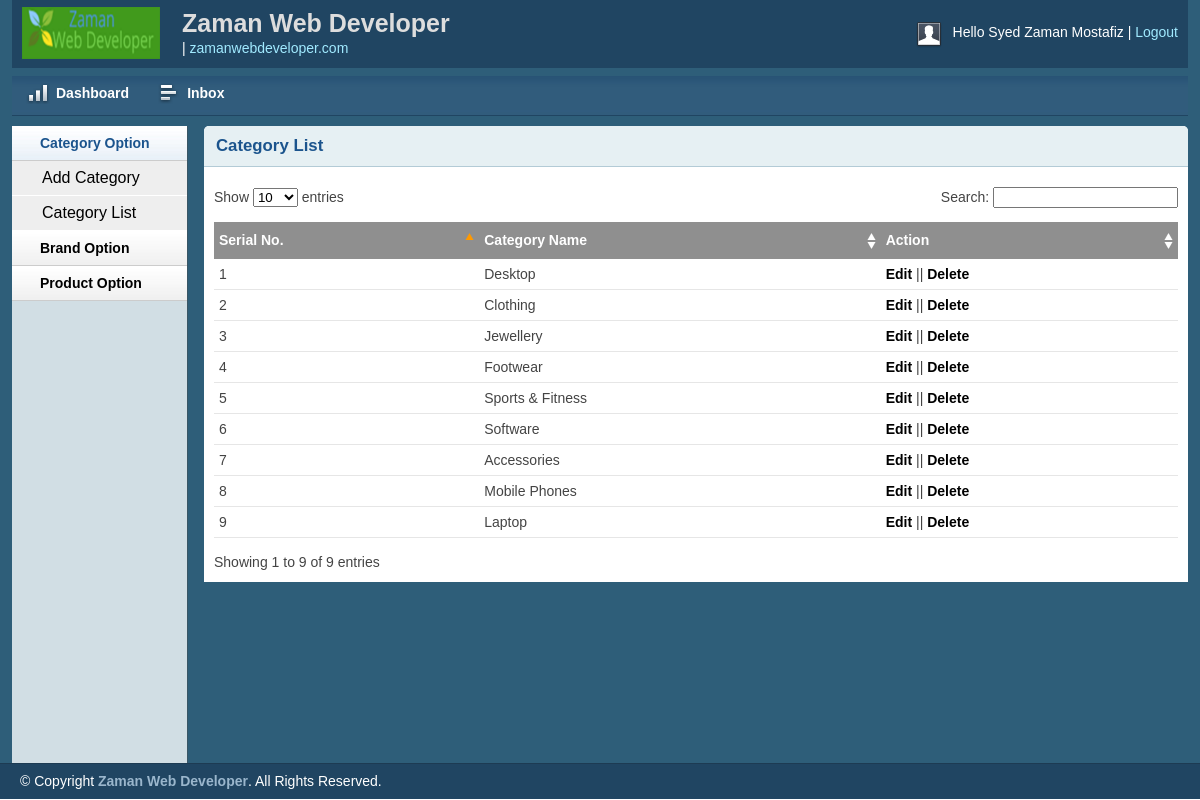
The app's page /admin/catlist.php (signed in) with its own data.
### tables this page shows
CREATE TABLE `tbl_category` (
  `catId` int(11) NOT NULL,
  `catName` varchar(255) NOT NULL
);

### lib/Database.php (called while the page is built, shortened)
<?php
Class Database{
  public $host   = DB_HOST;
  public $user   = DB_USER;
  public $pass   = DB_PASS;
  public $dbname = DB_NAME;
  public $link;
  private function connectDB()
  {
    $this->link = new mysqli($this->host, $this->user, $this->pass, $this->dbname);
  }
  public function select($query)
  {
    $result = $this->link->query($query) or die($this->link->error.__LINE__);
    if($result->num_rows > 0)
    {
      return $result;
    }
    else
    {
      return false;
    }
  }
}

### classes/Category.php (called while the page is built, shortened)
<?php
	$filepath = realpath(dirname(__FILE__));
	include_once ($filepath.'/../lib/Database.php');
?>
<?php
	 class Category
	 {
	 	private $db;
	 	public function __construct()
	 	{
	 		$this->db = new Database();
	 	}
	 	public function getAllCat()
	 	{
	 		$query = "SELECT * FROM tbl_category ORDER BY catId DESC";
	 		$result = $this->db->select($query);
	 		return $result;
	 	}
	 }
?>

### admin/catlist.php (the view, shortened to what this page needs)
<?php include 'inc/header.php';?>
<?php include 'inc/sidebar.php';?>
<?php include '../classes/Category.php';?>
<?php
	$cat = new Category();
?>
        <div class="grid_10">
            <div class="box round first grid">
                <h2>Category List</h2>
                <div class="block">
                    <table class="data display datatable" id="example">
					<thead>
						<tr>
							<th>Serial No.</th>
							<th>Category Name</th>
							<th>Action</th>
						</tr>
					</thead>
					<tbody>
						<?php
							$getCat = $cat->getAllCat();
							if ($getCat)
							{
								$i = 0;
								while ($result = $getCat->fetch_assoc())
								{
									$i++
						?>
						<tr class="odd gradeX">
							<td><?php echo $i;?></td>
							<td><?php echo $result['catName'];?></td>
							<td><a href="catedit.php?catId=<?php echo $result['catId']?>">Edit</a> || <a onclick="return confirm('Are you sure to Delete?')" href="?delcat=<?php echo $result['catId']?>">Delete</a></td>
						</tr>
						<?php 	}
							}
						?>
					</tbody>
				</table>
               </div>
            </div>
        </div>
<?php include 'inc/footer.php';?>

### admin/css/text.css (style rules this page uses)
body { font: 13px/1.5 Tahoma, Helvetica, Arial, 'Liberation Sans', FreeSans, sans-serif; }
h2 { font-size: 23px; }
p, dl, hr, h1, h2, h3, h4, h5, h6, ol, ul, pre, table, address, fieldset { margin-bottom: 20px; }

### admin/css/grid.css (style rules this page uses)
.grid_1, .grid_2, .grid_3, .grid_4, .grid_5, .grid_6, .grid_7, .grid_8, .grid_9, .grid_10, .grid_11, .grid_12, .grid_13, .grid_14, .grid_15, .grid_16 { display: inline; float: left; margin-left: 1%; margin-right: 1%; }
.container_12 .grid_10 { width: 81.333%; }

### admin/css/layout.css (style rules this page uses)
body { background: #fff none repeat scroll 0 0; color: #444; font-size: 14px; padding: 0; }
a { color: #000; font-weight:bold; text-decoration: none; }
h1, h2, h3, h4, h5, h6 { line-height:1.2em; margin-bottom:.3em; }
h2 { margin-top:1em; }
.box { background:#fff; margin-bottom:20px; padding:10px 10px 10px 10px; margin-left:-8px; }
.box.grid { padding-bottom:40px; }
.box.round { -moz-border-radius: 5px 5px 0px 0px; -webkit-border-radius: 5px 5px 0px 0px; border-radius: 5px 5px 0px 0px; }
.box h2 { font-size:1.2em; font-weight:bold; color:#1B548D; background:#E6F0F3; margin:-10px -10px 0 -10px; padding:10px 12px; border-bottom:1px solid #B3CBD6; -moz-border-radius: 5px 5px 0px 0px; -webkit-border-radius: 5px 5px 0px 0px; border-radius: 5px 5px 0px 0px; }
.box.first { min-height: 406px; }
.block { padding-top:20px; }
.block { padding-bottom:1px; }
table.display { margin: 0 auto; clear: both; width: 100%; }
.sorting_asc { background: #8f8f8f url(../img/table/sort_asc.png) no-repeat center right; padding:8px 5px; text-align:left; color:#fff; }
.sorting { background:#8f8f8f url(../img/table/sort_both.png) no-repeat center right; padding:8px 5px; text-align:left; color:#fff; }
tr.odd { height: 30px; line-height: 30px; border-bottom:1px solid #e6e6e6; }
tr.even { height: 30px; line-height: 30px; border-bottom:1px solid #e6e6e6; }
tr.odd td, tr.even td { padding-left:5px; }

### records on screen
tbl_category: catName "Desktop"
tbl_category: catName "Clothing"
tbl_category: catName "Jewellery"
tbl_category: catName "Footwear"
tbl_category: catName "Sports & Fitness"
tbl_category: catName "Software"
tbl_category: catName "Accessories"
tbl_category: catName "Mobile Phones"
tbl_category: catName "Laptop"

### other values on screen
Session::get('adminName') "Syed Zaman Mostafiz"
